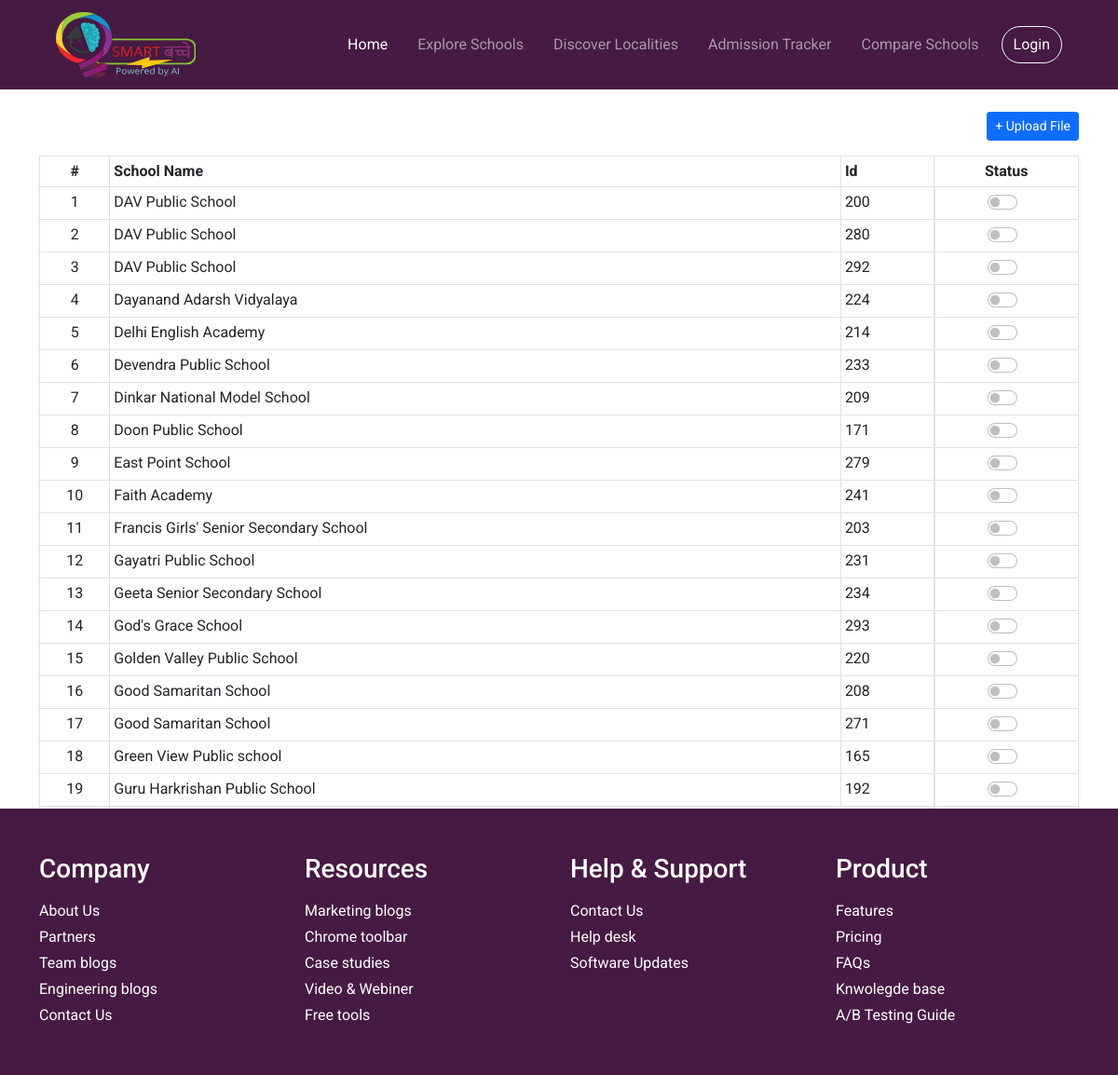
Screenshot of /explore/upload-csv/?page=2 (signed in) with the database file from the repository.
### schools/models.py (models this page shows, shortened)
class School(models.Model):
    school_name = models.CharField(max_length=500)
    school_image = models.CharField(max_length=999)
    address = models.CharField(max_length=500)
    board = models.CharField(max_length=50)
    co_ed_status = models.CharField(max_length=50)
    ownership = models.CharField(max_length=50)
    sf_ratio = models.CharField(max_length=50)
    class_offered = models.CharField(max_length=50)
    verified = models.BooleanField(default=False)

### schools/views.py (the view)
# urls.py: path('explore/upload-csv/', views.upload_csv, name='upload-csv'),
def upload_csv(request):
    template_name = 'schools/upload-csv.html'
    form = ImportFileForm()
    if request.method == 'POST':
        form = ImportFileForm(request.POST, request.FILES)
        if form.is_valid():
            form.save()
            return redirect('explore')
    school_list = School.objects.all().order_by('school_name')
    paginator = Paginator(school_list, 25)
    page_number = request.GET.get('page')
    page_obj = paginator.get_page(page_number)
    return render(request, template_name, {'form':form, 'page_obj': page_obj})

### schools/forms.py
class ImportFileForm(forms.ModelForm):
    class Meta:
        model = SchoolsImportFile
        fields = ('schools_import',)

### templates/schools/upload-csv.html (shortened to what this page needs)
{% extends 'base.html' %}
{% load widget_tweaks %}
{% block body %}
{% if request.user.is_superuser %}
<div class="container">
    <div class="dropdown">
        <button class="btn btn-sm btn-primary float-end mt-4 mb-3" type="button" id="dropdownMenuButton1" data-bs-toggle="dropdown" aria-expanded="false">
            + Upload File
        </button>
      </div>
    <table class="table table-sm table-bordered shadow-sm my-3">
        <thead>
            <tr>
                <th scope="col" class="text-center ">#</th>
                <th scope="col">School Name</th>
                <th scope="col">Id</th>
                <th scope="col" class="text-center ">Status</th>
            </tr>
        </thead>
        <tbody>
            {% for school in page_obj %}
            <tr>
                <td class="text-center ">{{ forloop.counter }}</td>
                <td>{{ school.school_name }}</td>
                <td>{{ school.id }}</td>
                <td class="d-flex justify-content-center align-items-center">
                    <div class="form-check form-switch">
                        <input class="form-check-input" type="checkbox" id="flexSwitchCheckChecked"
                        {% if school.verified %}checked{% endif %}>
                    </div>
                </td>
                {% empty %}
                <td class="text-center" colspan="4">No Data Available</td>
            </tr>
            {% endfor %}
        </tbody>
    </table>
    <div class="d-flex justify-content-center align-items-center">
        <nav class="mt-2">
            <ul class="pagination">
                {% if page_obj.has_previous %}
                <li class="page-item">
                    <a class="page-link" href="?page=1">
                        <span>&laquo;</span>
                        <span>First</span>
                    </a>
                </li>
                <li class="page-item">
                    <a class="page-link" href="?page={{ page_obj.previous_page_number }}"">
                                        <span>Previous</span>
                                    </a>
                                </li>
                                {% endif %}
                                <li class=" page-item">
                        <span class="page-link">
                        </span>
                </li>
                {% if page_obj.has_next %}
                <li class="page-item">
                    <a class="page-link" href="?page={{ page_obj.next_page_number }}" aria-label="Next">
                        <span>Next</span>
                    </a>
                </li>
                <li class="page-item">
                    <a class="page-link" href="?page={{ page_obj.paginator.num_pages }}" aria-label="Next">
                        <span>Last</span>
                        <span>&raquo;</span>
                    </a>
                </li>
                {% endif %}
            </ul>
        </nav>
    </div>
</div>
{% else %}
<h2 class="my-5 text-center">Restricted area </h2>
{% endif %}
{% endblock %}

### static/css/styles.css (style rules this page uses)
*, *::before, *::after { box-sizing: border-box; }
:root { --black-berry: #480032; --wine-berry: #461a42; --pizza: #fb9300; --lavender-rose: #fc92e3; --bahama-blue: #005792; --mariner: #2978b5; --cerise-red: #e31b6d; --roof-terracotta: #b62121; --cherub: #fae1e1; --placeholder: #c4c4c4; --card-body: #e2edf6; }
body { font-family: "Roboto", sans-serif; }
.table tr th:first-child, .table tr td:first-child { max-width: 150px; }

### rows the page displays
School: school_name "DAV Public School", id "200"
School: school_name "DAV Public School", id "280"
School: school_name "DAV Public School", id "292"
School: school_name "Dayanand Adarsh Vidyalaya", id "224"
School: school_name "Delhi English Academy", id "214"
School: school_name "Devendra Public School", id "233"
School: school_name "Dinkar National Model School", id "209"
School: school_name "Doon Public School", id "171"
School: school_name "East Point School", id "279"
School: school_name "Faith Academy", id "241"
School: school_name "Francis Girls' Senior Secondary School", id "203"
School: school_name "Gayatri Public School", id "231"
School: school_name "Geeta Senior Secondary School", id "234"
School: school_name "God's Grace School", id "293"
School: school_name "Golden Valley Public School", id "220"
School: school_name "Good Samaritan School", id "208"
School: school_name "Good Samaritan School", id "271"
School: school_name "Green View Public school", id "165"
School: school_name "Guru Harkrishan Public School", id "192"
